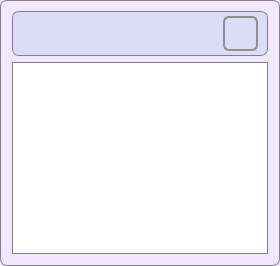
    <widget class="QFrame" name="frame_14">
     <property name="styleSheet">
      <string notr="true">QFrame {
	background-color: #f2e7ff;
	border: 1px solid grey;
	border-radius: 7px;
}</string>
     </property>
     <property name="frameShape">
      <enum>QFrame::StyledPanel</enum>
     </property>
     <property name="frameShadow">
      <enum>QFrame::Raised</enum>
     </property>
     <layout class="QGridLayout" name="gridLayout_17">
      <property name="topMargin">
       <number>10</number>
      </property>
      <item row="0" column="0">
       <widget class="QFrame" name="frame_15">
        <property name="minimumSize">
         <size>
          <width>0</width>
          <height>45</height>
         </size>
        </property>
        <property name="maximumSize">
         <size>
          <width>16777215</width>
          <height>45</height>
         </size>
        </property>
        <property name="styleSheet">
         <string notr="true">QFrame {
	background-color: #dbdcf7;
	border: 1px solid grey;
	border-radius: 7px;
}</string>
        </property>
        <property name="frameShape">
         <enum>QFrame::StyledPanel</enum>
        </property>
        <property name="frameShadow">
         <enum>QFrame::Raised</enum>
        </property>
        <layout class="QGridLayout" name="gridLayout_18">
         <property name="topMargin">
          <number>0</number>
         </property>
         <property name="bottomMargin">
          <number>0</number>
         </property>
         <property name="verticalSpacing">
          <number>7</number>
         </property>
         <item row="0" column="1">
          <widget class="QPushButton" name="ordersUpdateButton">
           <property name="enabled">
            <bool>false</bool>
           </property>
           <property name="minimumSize">
            <size>
             <width>35</width>
             <height>35</height>
            </size>
           </property>
           <property name="maximumSize">
            <size>
             <width>35</width>
             <height>35</height>
            </size>
           </property>
           <property name="toolTip">
            <string>Обновить таблицу</string>
           </property>
           <property name="styleSheet">
            <string notr="true">QPushButton {
    border: 2px solid #8f8f91;
    border-radius: 6px;
    background-color: qlineargradient(x1: 0, y1: 0, x2: 0, y2: 1,
                                      stop: 0 #f6f7fa, stop: 1 #dadbde);
}

QPushButton:hover {
	background-color: #eaebee;
}

QPushButton:pressed {
        background-color: qlineargradient(x1: 0, y1: 0, x2: 0, y2: 1,
                                      stop: 0 #dadbde, stop: 1 #f6f7fa);
}

QPushButton:flat {
    border: none; /* no border for a flat push button */
}

QPushButton:default {
    border-color: #865edd; /* make the default button prominent */
}</string>
           </property>
           <property name="text">
            <string/>
           </property>
           <property name="icon">
            <iconset resource="../../images.qrc">
             <normaloff>:/images/refresh.png</normaloff>:/images/refresh.png</iconset>
           </property>
           <property name="iconSize">
            <size>
             <width>24</width>
             <height>24</height>
            </size>
           </property>
           <property name="autoDefault">
            <bool>false</bool>
           </property>
          </widget>
         </item>
         <item row="0" column="0">
          <spacer name="horizontalSpacer_2">
           <property name="orientation">
            <enum>Qt::Horizontal</enum>
           </property>
           <property name="sizeHint" stdset="0">
            <size>
             <width>40</width>
             <height>20</height>
            </size>
           </property>
          </spacer>
         </item>
        </layout>
       </widget>
      </item>
      <item row="1" column="0">
       <widget class="QTableView" name="ordersTableView">
        <property name="styleSheet">
         <string notr="true">QTableView {
	background-color: none;
	border-radius: 0px;
}

QHeaderView {
	border-radius: 0px;
	background-color: #f5f5f5;
	font-size: 9pt;
	border: 0px;
}

QHeaderView::section {
	background-color: white;
}</string>
        </property>
        <property name="selectionMode">
         <enum>QAbstractItemView::NoSelection</enum>
        </property>
       </widget>
      </item>
     </layout>
    </widget>
